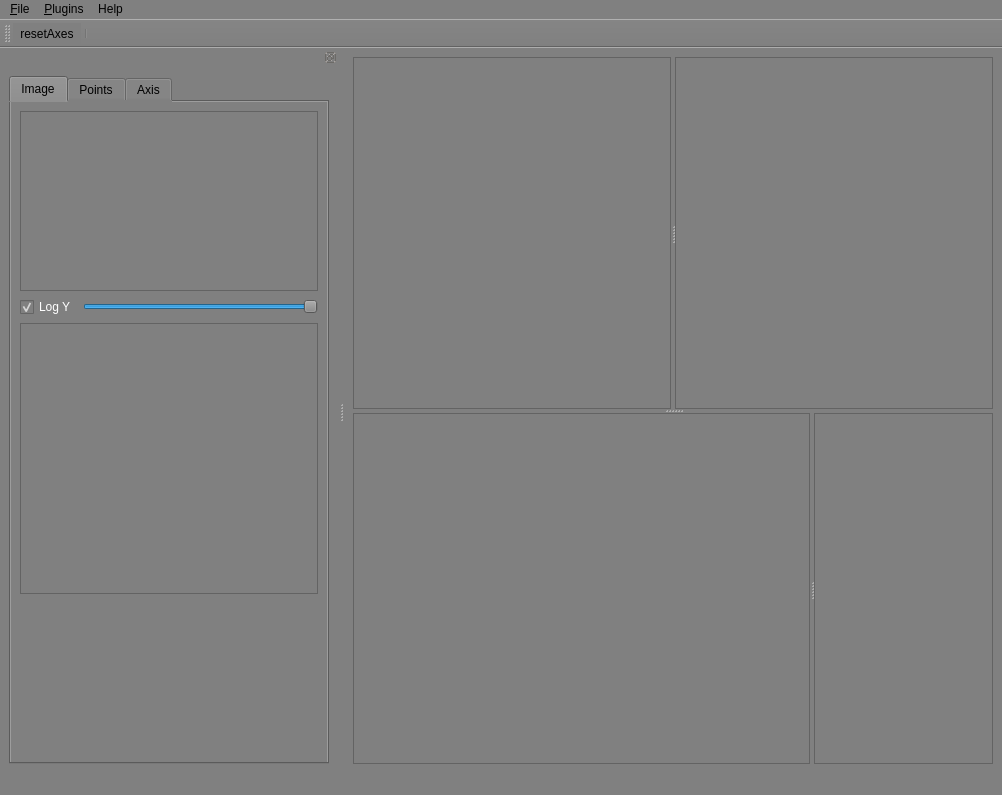
<?xml version="1.0" encoding="UTF-8"?>
<ui version="4.0">
 <class>lasagna_mainWindow</class>
 <widget class="QMainWindow" name="lasagna_mainWindow">
  <property name="geometry">
   <rect>
    <x>0</x>
    <y>0</y>
    <width>1002</width>
    <height>795</height>
   </rect>
  </property>
  <property name="sizePolicy">
   <sizepolicy hsizetype="Expanding" vsizetype="Expanding">
    <horstretch>0</horstretch>
    <verstretch>0</verstretch>
   </sizepolicy>
  </property>
  <property name="minimumSize">
   <size>
    <width>540</width>
    <height>540</height>
   </size>
  </property>
  <property name="windowTitle">
   <string>MainWindow</string>
  </property>
  <property name="windowIcon">
   <iconset>
    <normalon>:/icons/icons/lasagna_32.png</normalon>
   </iconset>
  </property>
  <property name="styleSheet">
   <string notr="true">background-color:#808080;

</string>
  </property>
  <widget class="QWidget" name="centralwidget">
   <layout class="QGridLayout" name="gridLayout">
    <item row="0" column="0">
     <widget class="QSplitter" name="splitter_3">
      <property name="orientation">
       <enum>Qt::Vertical</enum>
      </property>
      <widget class="QSplitter" name="splitter">
       <property name="orientation">
        <enum>Qt::Horizontal</enum>
       </property>
       <widget class="LasagnaPlotWidget" name="graphicsView_1">
        <property name="sizePolicy">
         <sizepolicy hsizetype="Ignored" vsizetype="Ignored">
          <horstretch>0</horstretch>
          <verstretch>0</verstretch>
         </sizepolicy>
        </property>
       </widget>
       <widget class="LasagnaPlotWidget" name="graphicsView_2">
        <property name="sizePolicy">
         <sizepolicy hsizetype="Ignored" vsizetype="Ignored">
          <horstretch>0</horstretch>
          <verstretch>0</verstretch>
         </sizepolicy>
        </property>
       </widget>
      </widget>
      <widget class="QSplitter" name="splitter_2">
       <property name="orientation">
        <enum>Qt::Horizontal</enum>
       </property>
       <widget class="LasagnaPlotWidget" name="graphicsView_3">
        <property name="sizePolicy">
         <sizepolicy hsizetype="Ignored" vsizetype="Ignored">
          <horstretch>0</horstretch>
          <verstretch>0</verstretch>
         </sizepolicy>
        </property>
       </widget>
       <widget class="QFrame" name="frame_2">
        <property name="frameShape">
         <enum>QFrame::StyledPanel</enum>
        </property>
        <property name="frameShadow">
         <enum>QFrame::Raised</enum>
        </property>
       </widget>
      </widget>
     </widget>
    </item>
   </layout>
  </widget>
  <widget class="QMenuBar" name="menuBar">
   <property name="geometry">
    <rect>
     <x>0</x>
     <y>0</y>
     <width>1002</width>
     <height>25</height>
    </rect>
   </property>
   <widget class="QMenu" name="menuFile">
    <property name="title">
     <string>&amp;File</string>
    </property>
    <widget class="QMenu" name="menuOpen_recent">
     <property name="title">
      <string>&amp;Open recent</string>
     </property>
    </widget>
    <widget class="QMenu" name="menuLoad_ingredient">
     <property name="title">
      <string>&amp;Load ingredient</string>
     </property>
     <addaction name="actionOpen"/>
    </widget>
    <addaction name="menuLoad_ingredient"/>
    <addaction name="menuOpen_recent"/>
    <addaction name="actionQuit"/>
   </widget>
   <widget class="QMenu" name="menuHelp">
    <property name="title">
     <string>Help</string>
    </property>
    <addaction name="actionAbout"/>
   </widget>
   <widget class="QMenu" name="menuPlugins">
    <property name="title">
     <string>&amp;Plugins</string>
    </property>
   </widget>
   <addaction name="menuFile"/>
   <addaction name="menuPlugins"/>
   <addaction name="menuHelp"/>
  </widget>
  <widget class="QDockWidget" name="mainDockWidget">
   <property name="minimumSize">
    <size>
     <width>338</width>
     <height>590</height>
    </size>
   </property>
   <property name="features">
    <set>QDockWidget::DockWidgetFloatable|QDockWidget::DockWidgetMovable</set>
   </property>
   <attribute name="dockWidgetArea">
    <number>1</number>
   </attribute>
   <widget class="QWidget" name="dockWidgetContents">
    <layout class="QVBoxLayout" name="verticalLayout_2">
     <item>
      <widget class="QTabWidget" name="tabWidget">
       <property name="currentIndex">
        <number>0</number>
       </property>
       <widget class="QWidget" name="imageSettingsTab">
        <attribute name="title">
         <string>Image</string>
        </attribute>
        <layout class="QVBoxLayout" name="verticalLayout_3">
         <item>
          <widget class="PlotWidget" name="intensityHistogram">
           <property name="sizePolicy">
            <sizepolicy hsizetype="Expanding" vsizetype="Fixed">
             <horstretch>0</horstretch>
             <verstretch>0</verstretch>
            </sizepolicy>
           </property>
           <property name="minimumSize">
            <size>
             <width>0</width>
             <height>180</height>
            </size>
           </property>
           <property name="maximumSize">
            <size>
             <width>16777215</width>
             <height>180</height>
            </size>
           </property>
          </widget>
         </item>
         <item>
          <layout class="QHBoxLayout" name="horizontalLayout_13">
           <item>
            <widget class="QCheckBox" name="logYcheckBox">
             <property name="sizePolicy">
              <sizepolicy hsizetype="Fixed" vsizetype="Fixed">
               <horstretch>0</horstretch>
               <verstretch>0</verstretch>
              </sizepolicy>
             </property>
             <property name="maximumSize">
              <size>
               <width>16777215</width>
               <height>21</height>
              </size>
             </property>
             <property name="styleSheet">
              <string notr="true">color: white;</string>
             </property>
             <property name="text">
              <string>Log Y</string>
             </property>
             <property name="checked">
              <bool>true</bool>
             </property>
            </widget>
           </item>
           <item>
            <widget class="QSlider" name="imageAlpha_horizontalSlider">
             <property name="minimumSize">
              <size>
               <width>221</width>
               <height>0</height>
              </size>
             </property>
             <property name="maximum">
              <number>100</number>
             </property>
             <property name="value">
              <number>100</number>
             </property>
             <property name="orientation">
              <enum>Qt::Horizontal</enum>
             </property>
             <property name="invertedAppearance">
              <bool>false</bool>
             </property>
             <property name="invertedControls">
              <bool>false</bool>
             </property>
            </widget>
           </item>
          </layout>
         </item>
         <item>
          <widget class="QTreeView" name="imageStackLayers_TreeView">
           <property name="sizePolicy">
            <sizepolicy hsizetype="Expanding" vsizetype="Fixed">
             <horstretch>0</horstretch>
             <verstretch>0</verstretch>
            </sizepolicy>
           </property>
           <property name="minimumSize">
            <size>
             <width>0</width>
             <height>271</height>
            </size>
           </property>
           <property name="rootIsDecorated">
            <bool>false</bool>
           </property>
          </widget>
         </item>
         <item>
          <spacer name="verticalSpacer_2">
           <property name="orientation">
            <enum>Qt::Vertical</enum>
           </property>
           <property name="sizeHint" stdset="0">
            <size>
             <width>20</width>
             <height>162</height>
            </size>
           </property>
          </spacer>
         </item>
        </layout>
       </widget>
       <widget class="QWidget" name="pointsSettingsTab">
        <attribute name="title">
         <string>Points</string>
        </attribute>
        <layout class="QVBoxLayout" name="verticalLayout_5">
         <item>
          <widget class="QTreeView" name="points_TreeView">
           <property name="sizePolicy">
            <sizepolicy hsizetype="Expanding" vsizetype="Fixed">
             <horstretch>0</horstretch>
             <verstretch>0</verstretch>
            </sizepolicy>
           </property>
           <property name="minimumSize">
            <size>
             <width>0</width>
             <height>281</height>
            </size>
           </property>
           <property name="maximumSize">
            <size>
             <width>16777215</width>
             <height>330</height>
            </size>
           </property>
          </widget>
         </item>
         <item>
          <layout class="QHBoxLayout" name="horizontalLayout_10">
           <item>
            <widget class="QGroupBox" name="groupBoxAxisRatio_2">
             <property name="enabled">
              <bool>true</bool>
             </property>
             <property name="sizePolicy">
              <sizepolicy hsizetype="Fixed" vsizetype="Fixed">
               <horstretch>0</horstretch>
               <verstretch>0</verstretch>
              </sizepolicy>
             </property>
             <property name="minimumSize">
              <size>
               <width>131</width>
               <height>131</height>
              </size>
             </property>
             <property name="maximumSize">
              <size>
               <width>131</width>
               <height>16777215</height>
              </size>
             </property>
             <property name="title">
              <string>z-spread</string>
             </property>
             <widget class="QWidget" name="layoutWidget">
              <property name="geometry">
               <rect>
                <x>11</x>
                <y>30</y>
                <width>106</width>
                <height>29</height>
               </rect>
              </property>
              <layout class="QHBoxLayout" name="horizontalLayout_5">
               <item>
                <widget class="QLabel" name="axisRatioLabel_4">
                 <property name="sizePolicy">
                  <sizepolicy hsizetype="Fixed" vsizetype="Fixed">
                   <horstretch>0</horstretch>
                   <verstretch>0</verstretch>
                  </sizepolicy>
                 </property>
                 <property name="minimumSize">
                  <size>
                   <width>45</width>
                   <height>16</height>
                  </size>
                 </property>
                 <property name="maximumSize">
                  <size>
                   <width>45</width>
                   <height>16</height>
                  </size>
                 </property>
                 <property name="layoutDirection">
                  <enum>Qt::LeftToRight</enum>
                 </property>
                 <property name="text">
                  <string>View 1</string>
                 </property>
                 <property name="alignment">
                  <set>Qt::AlignRight|Qt::AlignTrailing|Qt::AlignVCenter</set>
                 </property>
                </widget>
               </item>
               <item>
                <widget class="QSpinBox" name="view1Z_spinBox">
                 <property name="sizePolicy">
                  <sizepolicy hsizetype="Minimum" vsizetype="Fixed">
                   <horstretch>0</horstretch>
                   <verstretch>0</verstretch>
                  </sizepolicy>
                 </property>
                 <property name="minimum">
                  <number>1</number>
                 </property>
                 <property name="maximum">
                  <number>99</number>
                 </property>
                </widget>
               </item>
              </layout>
             </widget>
             <widget class="QWidget" name="layoutWidget">
              <property name="geometry">
               <rect>
                <x>11</x>
                <y>60</y>
                <width>106</width>
                <height>29</height>
               </rect>
              </property>
              <layout class="QHBoxLayout" name="horizontalLayout_6">
               <item>
                <widget class="QLabel" name="axisRatioLabel_5">
                 <property name="sizePolicy">
                  <sizepolicy hsizetype="Fixed" vsizetype="Fixed">
                   <horstretch>0</horstretch>
                   <verstretch>0</verstretch>
                  </sizepolicy>
                 </property>
                 <property name="minimumSize">
                  <size>
                   <width>45</width>
                   <height>16</height>
                  </size>
                 </property>
                 <property name="maximumSize">
                  <size>
                   <width>45</width>
                   <height>16</height>
                  </size>
                 </property>
                 <property name="text">
                  <string>View 2</string>
                 </property>
                 <property name="alignment">
                  <set>Qt::AlignRight|Qt::AlignTrailing|Qt::AlignVCenter</set>
                 </property>
                </widget>
               </item>
               <item>
                <widget class="QSpinBox" name="view2Z_spinBox">
                 <property name="minimum">
                  <number>1</number>
                 </property>
                </widget>
               </item>
              </layout>
             </widget>
             <widget class="QWidget" name="layoutWidget">
              <property name="geometry">
               <rect>
                <x>11</x>
                <y>90</y>
                <width>106</width>
                <height>29</height>
               </rect>
              </property>
              <layout class="QHBoxLayout" name="horizontalLayout_7">
               <item>
                <widget class="QLabel" name="axisRatioLabel_6">
                 <property name="sizePolicy">
                  <sizepolicy hsizetype="Fixed" vsizetype="Fixed">
                   <horstretch>0</horstretch>
                   <verstretch>0</verstretch>
                  </sizepolicy>
                 </property>
                 <property name="minimumSize">
                  <size>
                   <width>45</width>
                   <height>16</height>
                  </size>
                 </property>
                 <property name="maximumSize">
                  <size>
                   <width>45</width>
                   <height>16</height>
                  </size>
                 </property>
                 <property name="text">
                  <string>View 3</string>
                 </property>
                 <property name="alignment">
                  <set>Qt::AlignRight|Qt::AlignTrailing|Qt::AlignVCenter</set>
                 </property>
                </widget>
               </item>
               <item>
                <widget class="QSpinBox" name="view3Z_spinBox">
                 <property name="minimum">
                  <number>1</number>
                 </property>
                </widget>
               </item>
              </layout>
             </widget>
            </widget>
           </item>
           <item>
            <widget class="QFrame" name="frame">
             <property name="frameShape">
              <enum>QFrame::StyledPanel</enum>
             </property>
             <property name="frameShadow">
              <enum>QFrame::Raised</enum>
             </property>
             <layout class="QVBoxLayout" name="verticalLayout_4">
              <item>
               <layout class="QHBoxLayout" name="horizontalLayout_4">
                <item>
                 <widget class="QLabel" name="labelMarker">
                  <property name="sizePolicy">
                   <sizepolicy hsizetype="Fixed" vsizetype="Fixed">
                    <horstretch>0</horstretch>
                    <verstretch>0</verstretch>
                   </sizepolicy>
                  </property>
                  <property name="maximumSize">
                   <size>
                    <width>42</width>
                    <height>24</height>
                   </size>
                  </property>
                  <property name="text">
                   <string>Marker</string>
                  </property>
                 </widget>
                </item>
                <item>
                 <widget class="QComboBox" name="markerSymbol_comboBox">
                  <property name="sizePolicy">
                   <sizepolicy hsizetype="Fixed" vsizetype="Fixed">
                    <horstretch>0</horstretch>
                    <verstretch>0</verstretch>
                   </sizepolicy>
                  </property>
                  <property name="maximumSize">
                   <size>
                    <width>85</width>
                    <height>24</height>
                   </size>
                  </property>
                 </widget>
                </item>
               </layout>
              </item>
              <item>
               <layout class="QHBoxLayout" name="horizontalLayout_8">
                <item>
                 <widget class="QLabel" name="labelMarker_2">
                  <property name="sizePolicy">
                   <sizepolicy hsizetype="Fixed" vsizetype="Fixed">
                    <horstretch>0</horstretch>
                    <verstretch>0</verstretch>
                   </sizepolicy>
                  </property>
                  <property name="maximumSize">
                   <size>
                    <width>42</width>
                    <height>24</height>
                   </size>
                  </property>
                  <property name="text">
                   <string>Size</string>
                  </property>
                 </widget>
                </item>
                <item>
                 <widget class="QSpinBox" name="markerSize_spinBox">
                  <property name="sizePolicy">
                   <sizepolicy hsizetype="Fixed" vsizetype="Fixed">
                    <horstretch>0</horstretch>
                    <verstretch>0</verstretch>
                   </sizepolicy>
                  </property>
                  <property name="minimum">
                   <number>1</number>
                  </property>
                  <property name="maximum">
                   <number>99</number>
                  </property>
                  <property name="value">
                   <number>1</number>
                  </property>
                 </widget>
                </item>
               </layout>
              </item>
              <item>
               <layout class="QHBoxLayout" name="horizontalLayout_9">
                <item>
                 <widget class="QLabel" name="labelMarker_3">
                  <property name="sizePolicy">
                   <sizepolicy hsizetype="Fixed" vsizetype="Fixed">
                    <horstretch>0</horstretch>
                    <verstretch>0</verstretch>
                   </sizepolicy>
                  </property>
                  <property name="maximumSize">
                   <size>
                    <width>42</width>
                    <height>24</height>
                   </size>
                  </property>
                  <property name="text">
                   <string>Alpha</string>
                  </property>
                 </widget>
                </item>
                <item>
                 <widget class="QSpinBox" name="markerAlpha_spinBox">
                  <property name="sizePolicy">
                   <sizepolicy hsizetype="Fixed" vsizetype="Fixed">
                    <horstretch>0</horstretch>
                    <verstretch>0</verstretch>
                   </sizepolicy>
                  </property>
                  <property name="minimum">
                   <number>0</number>
                  </property>
                  <property name="maximum">
                   <number>255</number>
                  </property>
                  <property name="value">
                   <number>255</number>
                  </property>
                 </widget>
                </item>
               </layout>
              </item>
              <item>
               <layout class="QHBoxLayout" name="horizontalLayout_12">
                <item>
                 <widget class="QLabel" name="labelMarker_5">
                  <property name="sizePolicy">
                   <sizepolicy hsizetype="Fixed" vsizetype="Fixed">
                    <horstretch>0</horstretch>
                    <verstretch>0</verstretch>
                   </sizepolicy>
                  </property>
                  <property name="maximumSize">
                   <size>
                    <width>42</width>
                    <height>24</height>
                   </size>
                  </property>
                  <property name="text">
                   <string>Width</string>
                  </property>
                 </widget>
                </item>
                <item>
                 <widget class="QSpinBox" name="lineWidth_spinBox">
                  <property name="sizePolicy">
                   <sizepolicy hsizetype="Fixed" vsizetype="Fixed">
                    <horstretch>0</horstretch>
                    <verstretch>0</verstretch>
                   </sizepolicy>
                  </property>
                  <property name="minimum">
                   <number>1</number>
                  </property>
                  <property name="maximum">
                   <number>25</number>
                  </property>
                  <property name="value">
                   <number>2</number>
                  </property>
                 </widget>
                </item>
               </layout>
              </item>
              <item>
               <widget class="QPushButton" name="markerColor_pushButton">
                <property name="text">
                 <string>Color</string>
                </property>
               </widget>
              </item>
             </layout>
             <zorder></zorder>
             <zorder>markerColor_pushButton</zorder>
            </widget>
           </item>
          </layout>
         </item>
         <item>
          <spacer name="verticalSpacer">
           <property name="orientation">
            <enum>Qt::Vertical</enum>
           </property>
           <property name="sizeHint" stdset="0">
            <size>
             <width>20</width>
             <height>204</height>
            </size>
           </property>
          </spacer>
         </item>
        </layout>
        <zorder>points_TreeView</zorder>
        <zorder>verticalSpacer</zorder>
       </widget>
       <widget class="QWidget" name="axisSetingsTab">
        <attribute name="title">
         <string>Axis</string>
        </attribute>
        <widget class="QGroupBox" name="groupBoxAxisRatio">
         <property name="geometry">
          <rect>
           <x>10</x>
           <y>10</y>
           <width>131</width>
           <height>121</height>
          </rect>
         </property>
         <property name="title">
          <string>Axis ratios</string>
         </property>
         <widget class="QWidget" name="layoutWidget">
          <property name="geometry">
           <rect>
            <x>10</x>
            <y>30</y>
            <width>110</width>
            <height>22</height>
           </rect>
          </property>
          <layout class="QHBoxLayout" name="horizontalLayout">
           <item>
            <widget class="QLabel" name="axisRatioLabel_1">
             <property name="sizePolicy">
              <sizepolicy hsizetype="Fixed" vsizetype="Fixed">
               <horstretch>0</horstretch>
               <verstretch>0</verstretch>
              </sizepolicy>
             </property>
             <property name="minimumSize">
              <size>
               <width>71</width>
               <height>16</height>
              </size>
             </property>
             <property name="maximumSize">
              <size>
               <width>71</width>
               <height>16</height>
              </size>
             </property>
             <property name="layoutDirection">
              <enum>Qt::LeftToRight</enum>
             </property>
             <property name="text">
              <string>View 1</string>
             </property>
             <property name="alignment">
              <set>Qt::AlignRight|Qt::AlignTrailing|Qt::AlignVCenter</set>
             </property>
            </widget>
           </item>
           <item>
            <widget class="QLineEdit" name="axisRatioLineEdit_1">
             <property name="sizePolicy">
              <sizepolicy hsizetype="Fixed" vsizetype="Fixed">
               <horstretch>0</horstretch>
               <verstretch>0</verstretch>
              </sizepolicy>
             </property>
             <property name="maximumSize">
              <size>
               <width>31</width>
               <height>20</height>
              </size>
             </property>
             <property name="inputMethodHints">
              <set>Qt::ImhPreferNumbers</set>
             </property>
             <property name="text">
              <string>1</string>
             </property>
            </widget>
           </item>
          </layout>
         </widget>
         <widget class="QWidget" name="layoutWidget">
          <property name="geometry">
           <rect>
            <x>10</x>
            <y>50</y>
            <width>110</width>
            <height>22</height>
           </rect>
          </property>
          <layout class="QHBoxLayout" name="horizontalLayout_2">
           <item>
            <widget class="QLabel" name="axisRatioLabel_2">
             <property name="sizePolicy">
              <sizepolicy hsizetype="Fixed" vsizetype="Fixed">
               <horstretch>0</horstretch>
               <verstretch>0</verstretch>
              </sizepolicy>
             </property>
             <property name="minimumSize">
              <size>
               <width>71</width>
               <height>16</height>
              </size>
             </property>
             <property name="maximumSize">
              <size>
               <width>71</width>
               <height>16</height>
              </size>
             </property>
             <property name="text">
              <string>View 2</string>
             </property>
             <property name="alignment">
              <set>Qt::AlignRight|Qt::AlignTrailing|Qt::AlignVCenter</set>
             </property>
            </widget>
           </item>
           <item>
            <widget class="QLineEdit" name="axisRatioLineEdit_2">
             <property name="sizePolicy">
              <sizepolicy hsizetype="Fixed" vsizetype="Fixed">
               <horstretch>0</horstretch>
               <verstretch>0</verstretch>
              </sizepolicy>
             </property>
             <property name="maximumSize">
              <size>
               <width>31</width>
               <height>20</height>
              </size>
             </property>
             <property name="inputMethodHints">
              <set>Qt::ImhPreferNumbers</set>
             </property>
             <property name="text">
              <string>2</string>
             </property>
            </widget>
           </item>
          </layout>
         </widget>
         <widget class="QWidget" name="layoutWidget">
          <property name="geometry">
           <rect>
            <x>10</x>
            <y>70</y>
            <width>110</width>
            <height>22</height>
           </rect>
          </property>
          <layout class="QHBoxLayout" name="horizontalLayout_3">
           <item>
            <widget class="QLabel" name="axisRatioLabel_3">
             <property name="sizePolicy">
              <sizepolicy hsizetype="Fixed" vsizetype="Fixed">
               <horstretch>0</horstretch>
               <verstretch>0</verstretch>
              </sizepolicy>
             </property>
             <property name="minimumSize">
              <size>
               <width>71</width>
               <height>16</height>
              </size>
             </property>
             <property name="maximumSize">
              <size>
               <width>71</width>
               <height>16</height>
              </size>
             </property>
             <property name="text">
              <string>View 3</string>
             </property>
             <property name="alignment">
              <set>Qt::AlignRight|Qt::AlignTrailing|Qt::AlignVCenter</set>
             </property>
            </widget>
           </item>
           <item>
            <widget class="QLineEdit" name="axisRatioLineEdit_3">
             <property name="sizePolicy">
              <sizepolicy hsizetype="Fixed" vsizetype="Fixed">
               <horstretch>0</horstretch>
               <verstretch>0</verstretch>
              </sizepolicy>
             </property>
             <property name="maximumSize">
              <size>
               <width>31</width>
               <height>20</height>
              </size>
             </property>
             <property name="inputMethodHints">
              <set>Qt::ImhPreferNumbers</set>
             </property>
             <property name="text">
              <string>0.5</string>
             </property>
            </widget>
           </item>
          </layout>
         </widget>
        </widget>
        <widget class="QGroupBox" name="groupBoxFlip">
         <property name="enabled">
          <bool>true</bool>
         </property>
         <property name="geometry">
          <rect>
           <x>150</x>
           <y>10</y>
           <width>81</width>
           <height>121</height>
          </rect>
         </property>
         <property name="toolTip">
          <string/>
         </property>
         <property name="title">
          <string>Flip Stacks</string>
         </property>
         <widget class="QWidget" name="layoutWidget">
          <property name="geometry">
           <rect>
            <x>20</x>
            <y>20</y>
            <width>43</width>
            <height>95</height>
           </rect>
          </property>
          <layout class="QVBoxLayout" name="verticalLayout">
           <item>
            <widget class="QPushButton" name="pushButton_FlipView1">
             <property name="sizePolicy">
              <sizepolicy hsizetype="Fixed" vsizetype="Fixed">
               <horstretch>0</horstretch>
               <verstretch>0</verstretch>
              </sizepolicy>
             </property>
             <property name="maximumSize">
              <size>
               <width>41</width>
               <height>16777215</height>
              </size>
             </property>
             <property name="font">
              <font>
               <pointsize>7</pointsize>
              </font>
             </property>
             <property name="text">
              <string>View 1</string>
             </property>
             <property name="checkable">
              <bool>true</bool>
             </property>
            </widget>
           </item>
           <item>
            <widget class="QPushButton" name="pushButton_FlipView2">
             <property name="sizePolicy">
              <sizepolicy hsizetype="Fixed" vsizetype="Fixed">
               <horstretch>0</horstretch>
               <verstretch>0</verstretch>
              </sizepolicy>
             </property>
             <property name="maximumSize">
              <size>
               <width>41</width>
               <height>16777215</height>
              </size>
             </property>
             <property name="font">
              <font>
               <pointsize>7</pointsize>
              </font>
             </property>
             <property name="text">
              <string>View 2</string>
             </property>
             <property name="checkable">
              <bool>true</bool>
             </property>
            </widget>
           </item>
           <item>
            <widget class="QPushButton" name="pushButton_FlipView3">
             <property name="sizePolicy">
              <sizepolicy hsizetype="Fixed" vsizetype="Fixed">
               <horstretch>0</horstretch>
               <verstretch>0</verstretch>
              </sizepolicy>
             </property>
             <property name="maximumSize">
              <size>
               <width>41</width>
               <height>16777215</height>
              </size>
             </property>
             <property name="font">
              <font>
               <pointsize>7</pointsize>
              </font>
             </property>
             <property name="text">
              <string>View 3</string>
             </property>
             <property name="checkable">
              <bool>true</bool>
             </property>
            </widget>
           </item>
          </layout>
         </widget>
        </widget>
       </widget>
      </widget>
     </item>
    </layout>
   </widget>
  </widget>
  <widget class="QToolBar" name="toolBar">
   <property name="windowTitle">
    <string>toolBar</string>
   </property>
   <attribute name="toolBarArea">
    <enum>TopToolBarArea</enum>
   </attribute>
   <attribute name="toolBarBreak">
    <bool>false</bool>
   </attribute>
   <addaction name="actionResetAxes"/>
   <addaction name="separator"/>
  </widget>
  <widget class="QStatusBar" name="statusBar"/>
  <action name="actionOpen">
   <property name="icon">
    <iconset>
     <normalon>:/actions/icons/document-open.png</normalon>
    </iconset>
   </property>
   <property name="text">
    <string>&amp;New base stack</string>
   </property>
  </action>
  <action name="actionAbout">
   <property name="text">
    <string>About</string>
   </property>
  </action>
  <action name="actionQuit">
   <property name="icon">
    <iconset>
     <normalon>:/actions/icons/window-close.png</normalon>
    </iconset>
   </property>
   <property name="text">
    <string>&amp;Quit</string>
   </property>
  </action>
  <action name="action_ARA_Explorer">
   <property name="checkable">
    <bool>true</bool>
   </property>
   <property name="text">
    <string>&amp;ARA Explorer</string>
   </property>
  </action>
  <action name="actionResetAxes">
   <property name="icon">
    <iconset>
     <normalon>:/actions/icons/edit-redo.png</normalon>
    </iconset>
   </property>
   <property name="text">
    <string>resetAxes</string>
   </property>
   <property name="toolTip">
    <string>reset axes</string>
   </property>
   <property name="shortcut">
    <string>Ctrl+R</string>
   </property>
  </action>
  <action name="actionLoadOverlay">
   <property name="enabled">
    <bool>false</bool>
   </property>
   <property name="icon">
    <iconset resource="mainWindow.qrc">
     <normaloff>:/actions/icons/overlay.png</normaloff>:/actions/icons/overlay.png</iconset>
   </property>
   <property name="text">
    <string>&amp;Load overlay</string>
   </property>
   <property name="shortcut">
    <string/>
   </property>
  </action>
  <action name="actionRemoveOverlay">
   <property name="enabled">
    <bool>false</bool>
   </property>
   <property name="icon">
    <iconset resource="mainWindow.qrc">
     <normaloff>:/actions/icons/removeoverlay.png</normaloff>:/actions/icons/removeoverlay.png</iconset>
   </property>
   <property name="text">
    <string>removeOverlay</string>
   </property>
   <property name="toolTip">
    <string>removeOverlay</string>
   </property>
  </action>
  <action name="actionNone">
   <property name="text">
    <string>none</string>
   </property>
  </action>
  <action name="actionOpen_2">
   <property name="text">
    <string>Open</string>
   </property>
  </action>
 </widget>
 <customwidgets>
  <customwidget>
   <class>PlotWidget</class>
   <extends>QGraphicsView</extends>
   <header>pyqtgraph</header>
  </customwidget>
  <customwidget>
   <class>LasagnaPlotWidget</class>
   <extends>QGraphicsView</extends>
   <header>lasagnaplotwidget</header>
  </customwidget>
 </customwidgets>
 <resources>
  <include location="mainWindow.qrc"/>
 </resources>
 <connections/>
</ui>
